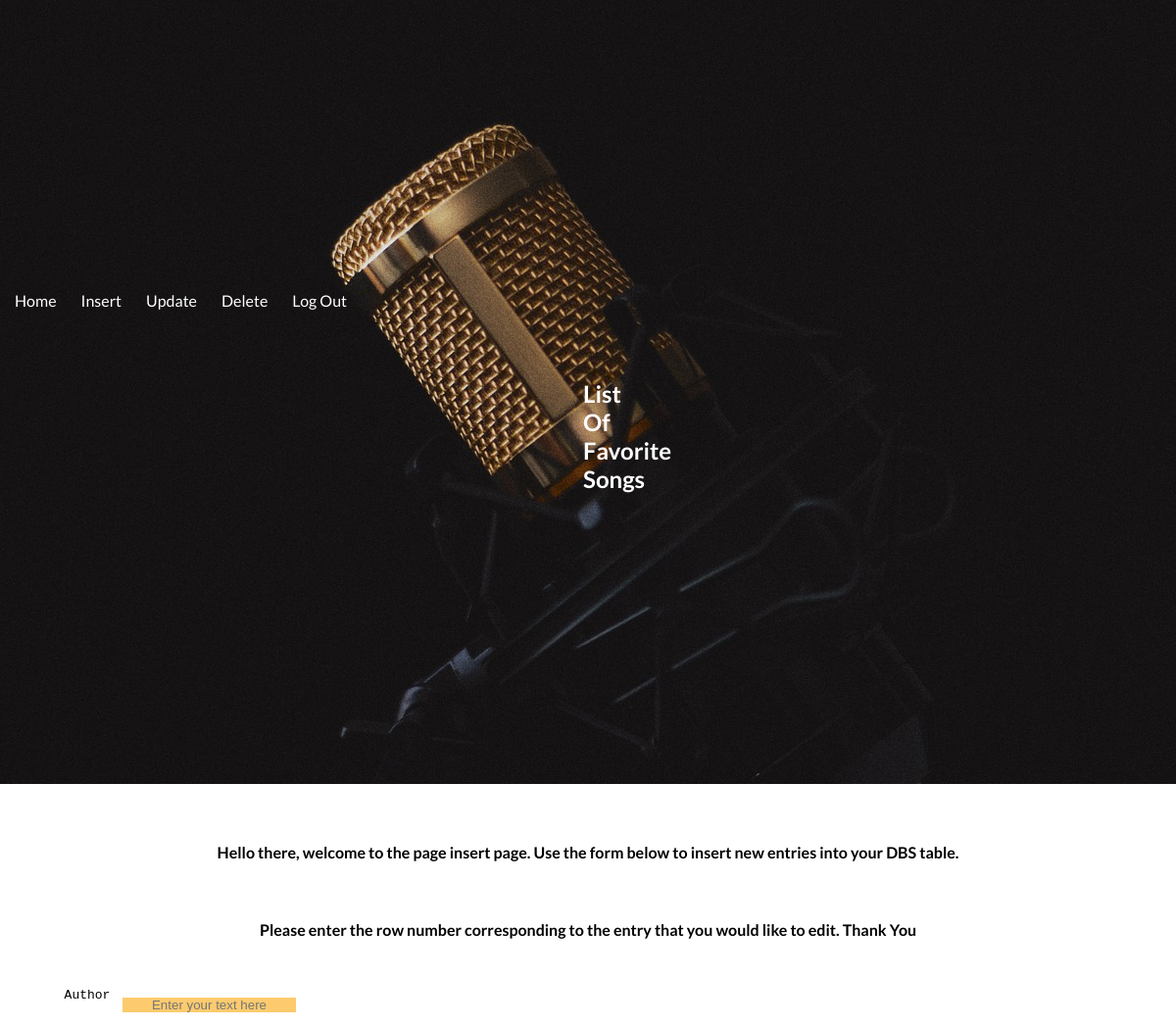
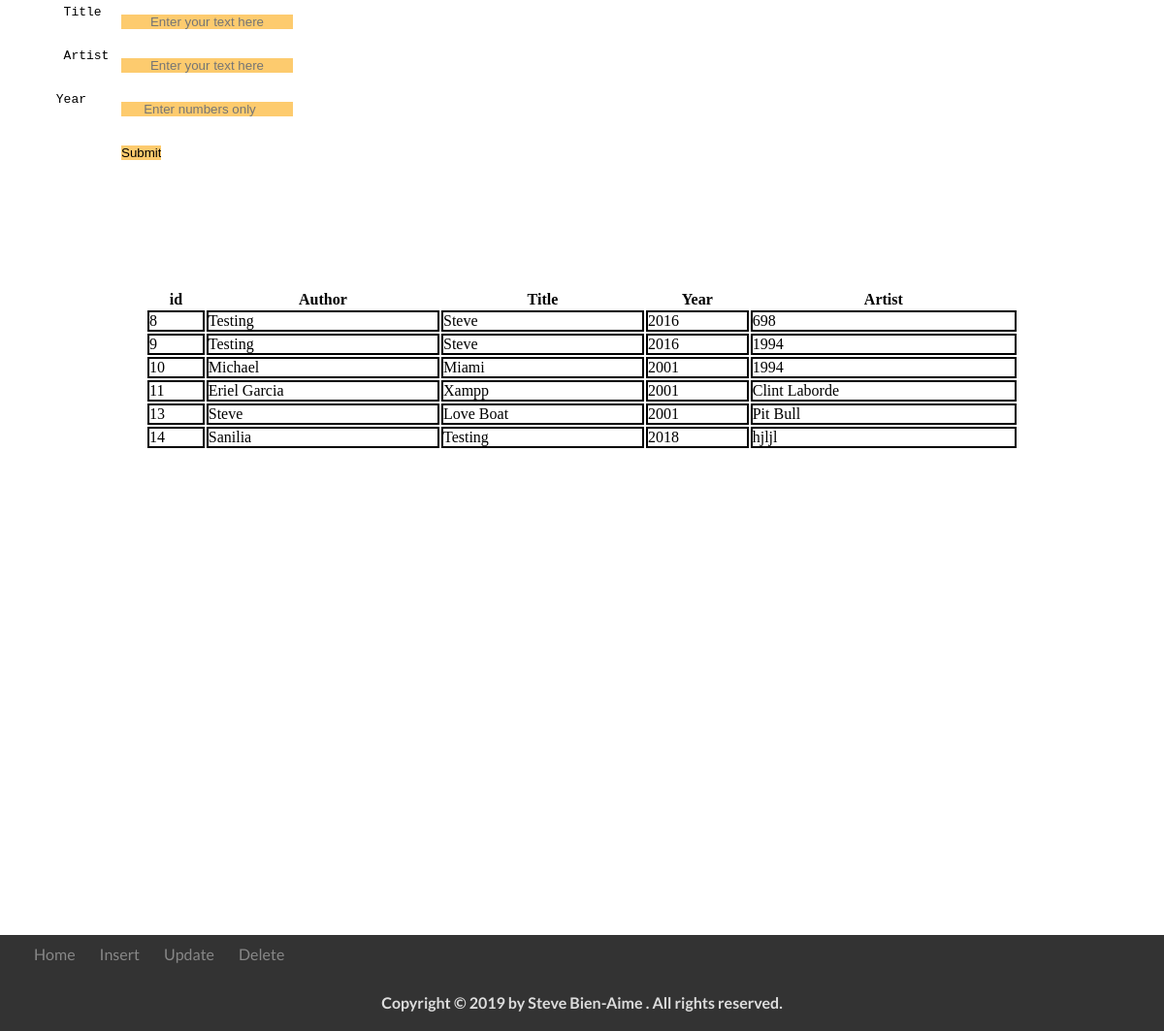
The app's page /insert.php (signed in) with its own data (2 pictures, top to bottom).
### tables this page shows
CREATE TABLE `favorite_songs` (
  `id` int(2) NOT NULL,
  `author` varchar(20) DEFAULT NULL,
  `title` varchar(20) DEFAULT NULL,
  `release_year` year(4) DEFAULT NULL,
  `artist` varchar(20) DEFAULT NULL
);

### insert.php (the view, shortened to what this page needs)
<!doctype html>
<html>
    <head>
        <link rel='stylesheet' type='text/css' href='style.css'>
        <title></title></head>
    <body>
        <nav>
            <ul class='main_pages'>
                <li><a href='index.php' >Home</a></li>
                <li><a href='insert.php' >Insert</a> </li>
                <li><a href='update.php' >Update</a> </li>
                <li><a href='delete.php' >Delete</a> </li>
                <li><a href='logout.php' >Log Out</a> </li>
                 <h1 class='title'>  List Of Favorite Songs  </h1>
            </ul>
        </nav>
        <p> Hello there, welcome to the page insert page. Use the form below to insert new  entries into your
            DBS table. </p>
        <p> Please enter the row number corresponding to the entry that you would like to edit. Thank You </p>
        <form action='successfulsubmission.php' method='POST' onSubmit='return validateInsert(this)'>
            <?php
            require_once('config.php');
            echo "<pre>  Author  <input type='text' placeholder='Enter your text here' name='author' > <br> <br><br></pre>";
            echo "<pre>  Title <input type='text' placeholder='Enter your text here' name='title' > <br> <br><br></pre>";
            echo "<pre>  Artist <input type='text' placeholder='Enter your text here' name='singer' > <br> <br><br></pre>";
            echo "<pre> Year <input type='number' pattern ='[0-9' placeholder='Enter numbers only' name='year' > <br> <br><br></pre>";
            echo "<input type='submit' text='update'></form>";
            echo "<table>";
            echo "<tr><th>id</th> <th>Author</th><th>Title</th><th>Year</th><th>Artist</th></tr>";
            $select = 'Select * from favorite_songs;';
            $result = $conn->query($select);
            if ($result->num_rows > 0) {
                while ($row = $result->fetch_assoc()) {
                    echo "<tr>";
                    echo "<td>" . $row ["id"]. "</td>" . "<td>" . $row["author"] . "</td>" . "<td>" . $row["title"] . "</td>" . "<td>" . $row["release_year"] . "</td>" . "<td>" . $row["artist"] . "</td>" . "<br>";
                    echo "</tr>";
                }
            }
            ?>
            </table>
         <footer class='thisfooter'>
        <div class="row">
      <div class="col span-1-of-2">
            <ul class="footer-nav">
                <li><a href="index.php">Home</a></li>
                <li><a href="insert.php">Insert</a></li>
                <li><a href="update.php">Update</a></li>
                <li><a href="delete.php">Delete</a></li>
            </ul>
          </div>
        </div>
            <div class="col span-2-of-1">
                <ul class="footer-links">
            <li><a class='facebook' href="#"><ion-icon name="logo-facebook"></ion-icon></a></li>
            <li><a class='linkedin' href="#"><ion-icon name="logo-linkedin"></ion-icon></a></li>
            <li><a class='twitter' href="#"><ion-icon name="logo-twitter"></ion-icon></a></li>
            <li><a  class='github' href="#"><ion-icon name="logo-github"></ion-icon></a></li>
           </ul>
           </div>
            <div class="row">
            <p class='footerp'>
            Copyright &copy; 2019 by Steve Bien-Aime . All rights reserved.
            </p>
            </div>
        </footer>
    </body>
</html>

### style.css (style rules this page uses)
* { box-sizing: border-box; padding:0; margin:0; border:0; }
h1 { margin-top:50px; text-align: center; padding-top:10px; font-family: 'Lato', sans-serif; }
.main_pages { align-content: center; padding-bottom: 10px; height:50px; background-size: cover; height:100vh; background:fixed; background-image:url('img/microphone.jpg'); background-color: rgba(69 , 85,255, 0.75); }
.title { display:block; color:#fff; margin-left:50%; margin-right:50%; margin-top:0px; padding-top: 100px; }
ul { color:#000000; list-style-type: none; padding-right:10px; }
table { margin-bottom:100px; margin-left:auto; margin-right:auto; width:75% }
td { border: 2px; border-style:solid; padding:0; margin:0; }
form { position:relative; width:900px; margin:50px; border-style:solid; font-family: 'Lato', sans-serif; border: 5px; }
input { text-align: center; position:absolute; left:75px; margin:10px; background-color:#fdcb6e; border-style:solid; border: 50px; margin-left:auto; margin-right:auto; }
p { margin-left:auto; margin-right:auto; font-weight: bold; padding-top:60px; font-family: 'Lato', sans-serif; text-align:center; }
a { text-decoration:none; color:#fff; font-family: 'Lato', sans-serif; padding-bottom:10px; }
nav a { text-decoration:none; color:#fff; font-family: 'Lato', sans-serif; padding-bottom:10px; }
li { color:black; padding-left:15px; padding-top:10px; padding-bottom:0; float:left; padding-right:10px; }
.footer-nav a { color:rgba(150,240,90,0.96); }
.thisfooter { width:100%; margin-bottom:0; margin-right:0; padding-bottom:0; background-color:#333; }
.footer-nav { padding-left:20px; float:left; }
.footer-links { padding-left:475px; float:right; }
.footer-links li { float:right; padding-right: 20px; list-style:none; }
.footer-nav li,.footer-links li { display:inline-block; }
.footer-nav li:last-child,.footer-links li:last-child { margin-right:0; }
.footer-nav li a:link, .footer-nav li a:visited, .footer-links li a:link, .footer-links li a:visited { text-decoration:none; border:0; color:#888; transition: color 0.2s; }
.row { margin-bottom: 0; padding-bottom:0; border:0; }
.row p { text-align: center; color:#ddd; border-bottom:0; margin-bottom: 0; padding-bottom:20PX; }
table { margin-bottom: 500px; }

### records on screen
favorite_songs: id "8", author "Testing", title "Steve", release_year "2016", artist "698"
favorite_songs: id "9", author "Testing", title "Steve", release_year "2016", artist "1994"
favorite_songs: id "10", author "Michael", title "Miami", release_year "2001", artist "1994"
favorite_songs: id "11", author "Eriel Garcia", title "Xampp", release_year "2001", artist "Clint Laborde"
favorite_songs: id "13", author "Steve", title "Love Boat", release_year "2001", artist "Pit Bull"
favorite_songs: id "14", author "Sanilia", title "Testing", release_year "2018", artist "hjljl"
